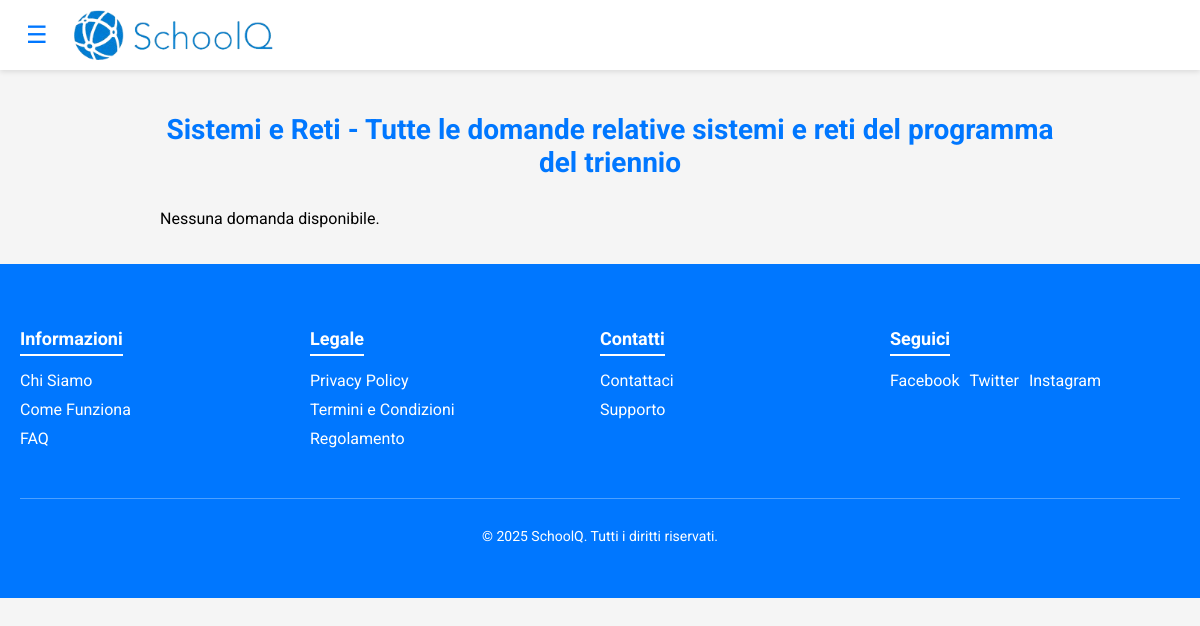
The page /php_front/categoria.php?id=14 on the database its author committed.
### tables this page shows
CREATE TABLE `categorie` (
  `IDCategoria` int(11) NOT NULL,
  `nome` varchar(40) NOT NULL,
  `descrizione` varchar(100) NOT NULL
);

### php_front/categoria.php (the view, shortened to what this page needs)
<?php
    $categoria = isset($_GET['id']) ? intval($_GET['id']) : 0;
    $servername = "localhost";
    $username = "root";
    $password = "";
    $dbname = "schoolq";
    $conn = new mysqli($servername, $username, $password, $dbname);
    $conn->set_charset("utf8mb4");
    $stmt = $conn->prepare("SELECT d.questionID, c.nome AS categoria, d.dataPubbl, d.QuestionText, d.nLike, u.nome, u.cognome, c.descrizione
                            FROM domande d
                            JOIN utenti u ON d.userID = u.userID
                            JOIN categorie c ON c.IDCategoria = d.categoriaID
                            WHERE categoriaID = ?
                            ORDER BY d.dataPubbl DESC");
    $stmt->bind_param("i", $categoria);
    $stmt->execute();
    $result = $stmt->get_result();
?>
<!DOCTYPE html>
<html lang="it">
<head>
  <link rel="stylesheet" href="../CSS/menuCSS.css">
</head>
<body>
  <header class="top-navbar">
    <div class="nav-container">
      <div class="logo">
        <button class="toggle-btn" onclick="toggleSidebar()">&#9776;</button>
        <img src="../Immagini/mondo01.png" alt="SchoolQ Logo">
      </div>
    </div>
  </header>
  <div id="main-content" class="main-content">
    <div class="questions">
      <h2><?php
        $stmt = $conn->prepare("SELECT *
                                FROM  categorie
                                WHERE IDcategoria = ?");
        $stmt->bind_param("i", $categoria);
        $stmt->execute();
        $titulo = $stmt->get_result();
        $arr = $titulo-> fetch_assoc();
        echo $arr['nome'] . " - " . $arr['descrizione'];
        ?></h2>
      <?php
      if ($result->num_rows > 0) {
          while($row = $result->fetch_assoc()) {
              echo '<div class="question-item">';
              echo   '<div class="question-header">';
              echo     '<h3 class="question-title">' . htmlspecialchars($row["categoria"] ?? "Categoria non disponibile") . '</h3>';
              echo     '<div class="question-meta">Pubblicato alle ' . ($row["dataPubbl"] ?? "Data non disponibile") . ' - da <strong>'
                       . htmlspecialchars(($row['nome'] ?? "Nome non disponibile") . ' ' . ($row['cognome'] ?? "Cognome non disponibile")) . '</strong></div>';
              echo   '</div>';
              echo   '<div class="question-body">';
              echo     '<p>' . nl2br(htmlspecialchars($row["QuestionText"] ?? "")) . '</p>';
              echo   '</div>';
              echo   '<div class="question-footer">';
              echo     '<a href="risposta.php?id=' . $row["questionID"] . '" class="button">Vedi di più</a>';
              $questionID = intval($row["questionID"]);
              $countStmt = $conn->prepare("SELECT COUNT(*) as count FROM risposte WHERE QuestionID = ?");
              $countStmt->bind_param("i", $questionID);
              $countStmt->execute();
              $countResult = $countStmt->get_result();
              echo     '<div class="question-stats">';
              if ($countResult && $countResult->num_rows > 0) {
                  $num = $countResult->fetch_assoc();
                  echo '<span>Risposte: ' . ($num["count"] ?? 0) . '</span>';
              } else {
                  echo '<span>Risposte: 0</span>';
              }
              echo '<span>Likes: ' . htmlspecialchars($row["nLike"] ?? "0") . '</span>';
              echo     '</div>';
              echo   '</div>';
              echo '</div>';
          }
      } else {
          echo "<p>Nessuna domanda disponibile.</p>";
      }
      ?>
    </div>
  </div>
  <footer class="footer">
    <div class="footer-container">
      <div class="footer-section">
        <h4>Informazioni</h4>
        <ul>
          <li><a href="chi-siamo.html">Chi Siamo</a></li>
          <li><a href="guida.html">Come Funziona</a></li>
          <li><a href="faq.html">FAQ</a></li>
        </ul>
      </div>
      <div class="footer-section">
        <h4>Legale</h4>
        <ul>
          <li><a href="privacy.html">Privacy Policy</a></li>
          <li><a href="termini.html">Termini e Condizioni</a></li>
          <li><a href="regolamento.html">Regolamento</a></li>
        </ul>
      </div>
      <div class="footer-section">
        <h4>Contatti</h4>
        <ul>
          <li><a href="contact.html">Contattaci</a></li>
          <li><a href="supporto.html">Supporto</a></li>
        </ul>
      </div>
      <div class="footer-section social">
        <h4>Seguici</h4>
        <ul>
          <li><a href="https://facebook.com/tuoforum" target="_blank">Facebook</a></li>
          <li><a href="https://twitter.com/tuoforum" target="_blank">Twitter</a></li>
          <li><a href="https://instagram.com/tuoforum" target="_blank">Instagram</a></li>
        </ul>
      </div>
      <div class="footer-bottom">
        <p>&copy; 2025 SchoolQ. Tutti i diritti riservati.</p>
      </div>
    </div>
  </footer>
</body>
</html>

### CSS/menuCSS.css (style rules this page uses)
body { margin: 0; padding: 0; font-family: 'Roboto', sans-serif; background-color: #f5f5f5; }
.top-navbar { position: fixed; top: 0; left: 0; width: 100%; background-color: #ffffff; box-shadow: 0 2px 5px rgba(0,0,0,0.1); z-index: 1100; padding: 10px 0; }
.nav-container { max-width: 1200px; margin: 100 auto; display: flex; align-items: center; padding: 0 20px; }
.nav-container .logo { display: flex; align-items: center; }
.nav-container .logo img { max-height: 50px; margin-right: 1200px; }
.toggle-btn { font-size: 24px; background: none; border: none; color: #0077ff; cursor: pointer; margin-right: 20px; }
.main-content { margin-top: 70px; padding: 20px; transition: margin-left 0.3s ease; margin-left: 20px; }
.questions { max-width: 900px; margin: 0 auto; }
.questions h2 { text-align: center; margin-bottom: 30px; font-size: 28px; color: #0077ff; }
.footer { background-color: #0077ff; color: #fff; padding: 40px 20px; font-family: 'Roboto', sans-serif; }
.footer-container { max-width: 1200px; margin: 0 auto; display: flex; flex-wrap: wrap; justify-content: space-between; }
.footer-section { flex: 1; min-width: 200px; margin-bottom: 20px; }
.footer-section h4 { font-size: 18px; margin-bottom: 15px; border-bottom: 2px solid #fff; display: inline-block; padding-bottom: 5px; }
.footer-section ul { list-style: none; padding: 0; margin: 0; }
.footer-section ul li { margin-bottom: 10px; }
.footer-section ul li a { text-decoration: none; color: #fff; transition: color 0.3s ease; }
.footer-section.social ul { display: flex; gap: 10px; }
.footer-section.social ul li { margin-bottom: 0; }
.footer-bottom { width: 100%; text-align: center; border-top: 1px solid rgba(255, 255, 255, 0.3); padding-top: 15px; margin-top: 20px; font-size: 14px; }

### rows shown on the page
categorie: nome "Sistemi e Reti", descrizione "Tutte le domande relative sistemi e reti del programma del triennio"
